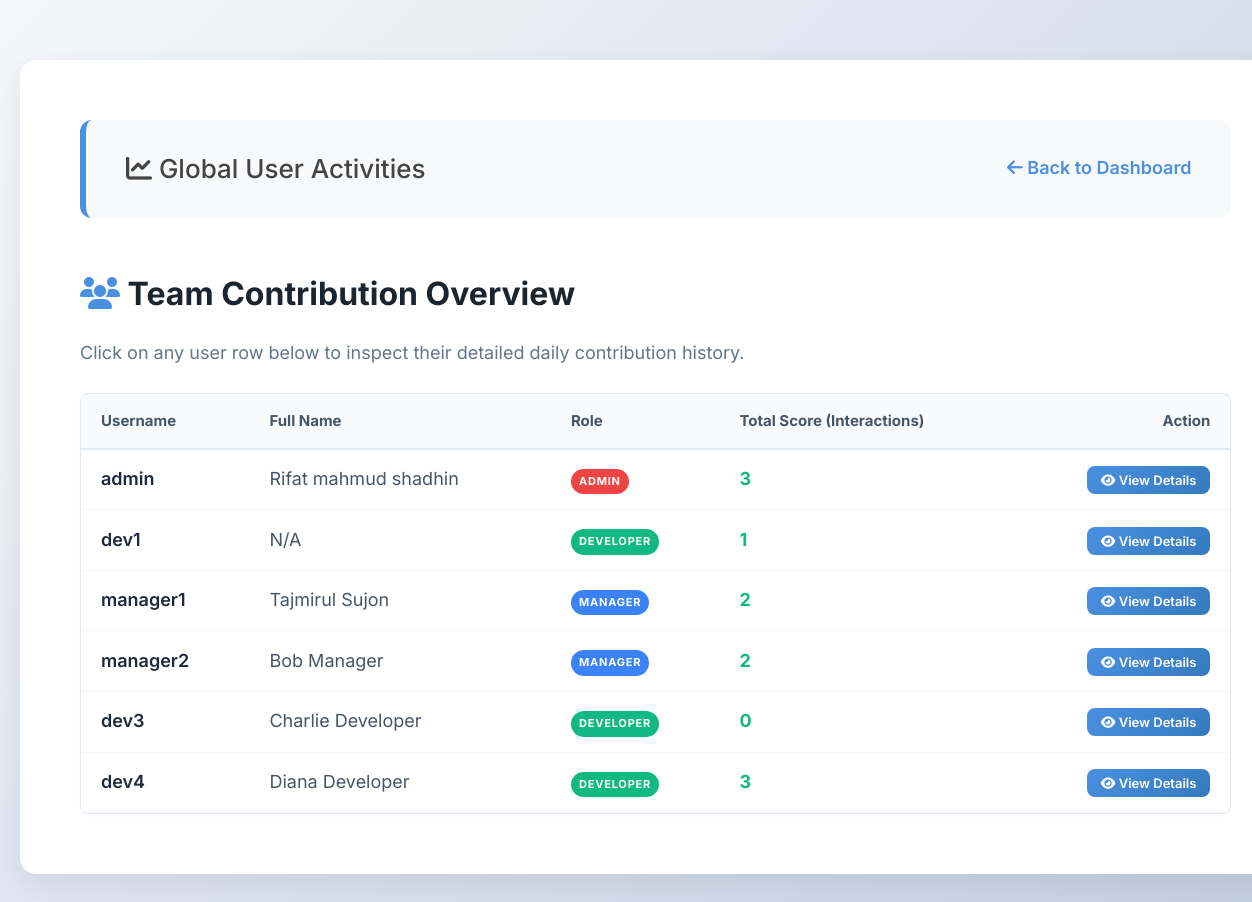
Page /admin/activities (signed in) on the earlier database version.
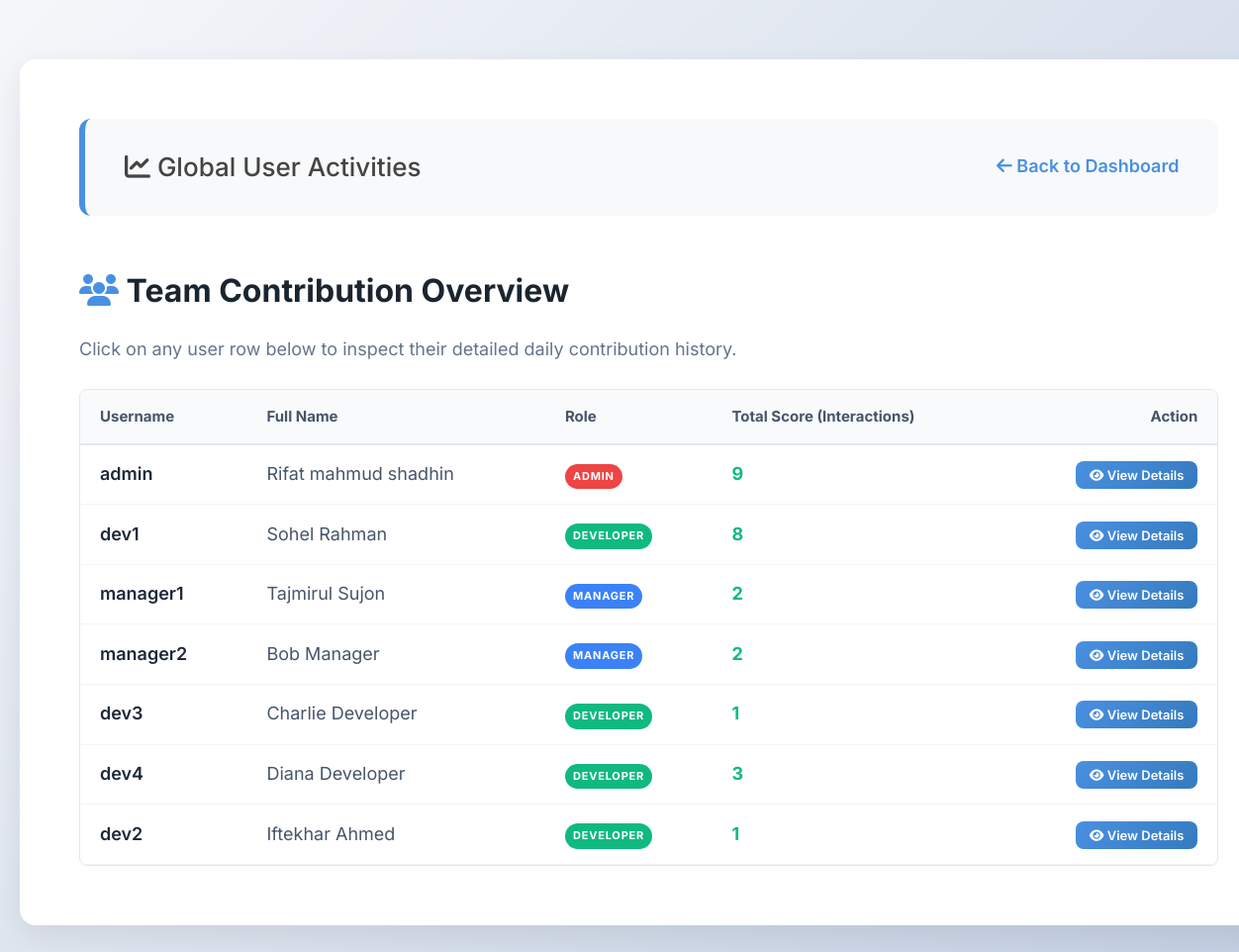
Same page on the later database version.
### tables this page shows
CREATE TABLE users (
            id INTEGER PRIMARY KEY AUTOINCREMENT,
            username TEXT UNIQUE NOT NULL,
            password TEXT NOT NULL,
            role TEXT NOT NULL
        , full_name TEXT DEFAULT '', profile_image TEXT DEFAULT 'default.png');

### app.py (the view)
@app.route('/admin/activities')
def admin_activities():
    if session.get('role') != 'admin':
        return "Access Denied.", 403
    conn = get_db_connection()
    users_activity = conn.execute('''
        SELECT users.id, users.username, users.full_name, users.role, SUM(activities.count) as total_activity
        FROM users
        LEFT JOIN activities ON users.id = activities.user_id
        GROUP BY users.id
    ''').fetchall()
    conn.close()
    return render_template('admin_activities.html', users_activity=users_activity)

### app.py (called while the page is built)
def get_db_connection():
    conn = sqlite3.connect('project_manager.db', timeout=10.0)
    conn.row_factory = sqlite3.Row
    return conn

### templates/admin_activities.html (shortened to what this page needs)
<!DOCTYPE html>
<html>
<head>
    <link rel="stylesheet" href="https://cdnjs.cloudflare.com/ajax/libs/font-awesome/6.4.0/css/all.min.css">
    <link rel="stylesheet" href="{{ url_for('static', filename='style.css') }}">
</head>
<body>
    <div class="container">
        <div class="nav-bar">
            <span><i class="fas fa-chart-line"></i> Global User Activities</span>
            <a href="/" style="color: #4a90e2; font-weight: 600; text-decoration: none;">
                <i class="fas fa-arrow-left"></i> Back to Dashboard
            </a>
        </div>
        <h3 style="margin-bottom: 20px;"><i class="fas fa-users" style="color: #4a90e2;"></i> Team Contribution Overview</h3>
        <p style="color: #64748b; margin-bottom: 25px;">Click on any user row below to inspect their detailed daily contribution history.</p>
        <div style="background: #ffffff; border: 1px solid #e2e8f0; border-radius: 8px; overflow: hidden; box-shadow: 0 2px 4px rgba(0,0,0,0.02);">
            <table style="width: 100%; border-collapse: collapse; text-align: left;">
                <thead>
                    <tr style="background: #f8fafc; border-bottom: 2px solid #e2e8f0; color: #475569; font-size: 15px;">
                        <th style="padding: 15px 20px;">Username</th>
                        <th style="padding: 15px 20px;">Full Name</th>
                        <th style="padding: 15px 20px;">Role</th>
                        <th style="padding: 15px 20px;">Total Score (Interactions)</th>
                        <th style="padding: 15px 20px; text-align: right;">Action</th>
                    </tr>
                </thead>
                <tbody>
                    {% for ua in users_activity %}
                    <tr style="border-bottom: 1px solid #f1f5f9; transition: background 0.2s;" onmouseover="this.style.background='#f8fafc'" onmouseout="this.style.background='transparent'">
                        <td style="padding: 15px 20px; font-weight: 600; color: #1e293b;">{{ ua.username }}</td>
                        <td style="padding: 15px 20px; color: #475569;">{{ ua.full_name or 'N/A' }}</td>
                        <td style="padding: 15px 20px;">
                            <span class="badge {% if ua.role == 'admin' %}badge-red{% elif ua.role == 'manager' %}badge-blue{% else %}badge-green{% endif %}" style="font-size: 11px; padding: 4px 8px; margin: 0;">
                                {{ ua.role | upper }}
                            </span>
                        </td>
                        <td style="padding: 15px 20px; font-weight: 700; color: #10b981;">{{ ua.total_activity or 0 }}</td>
                        <td style="padding: 15px 20px; text-align: right;">
                            <a href="{{ url_for('user_activity_detail', user_id=ua.id) }}" class="btn" style="padding: 6px 14px; font-size: 13px; text-decoration: none; box-shadow: none;">
                                <i class="fas fa-eye"></i> View Details
                            </a>
                        </td>
                    </tr>
                    {% endfor %}
                </tbody>
            </table>
        </div>
    </div>
</body>
</html>

Differences in the rows shown:
computed for users "admin": total_activity "3" → "9"
changed users "dev1": full_name "N/A" → "Sohel Rahman"; total_activity "1" → "8"
computed for users "dev3": total_activity "0" → "1"
added users: username "dev2", full_name "Iftekhar Ahmed", role "DEVELOPER", total_activity "1"
